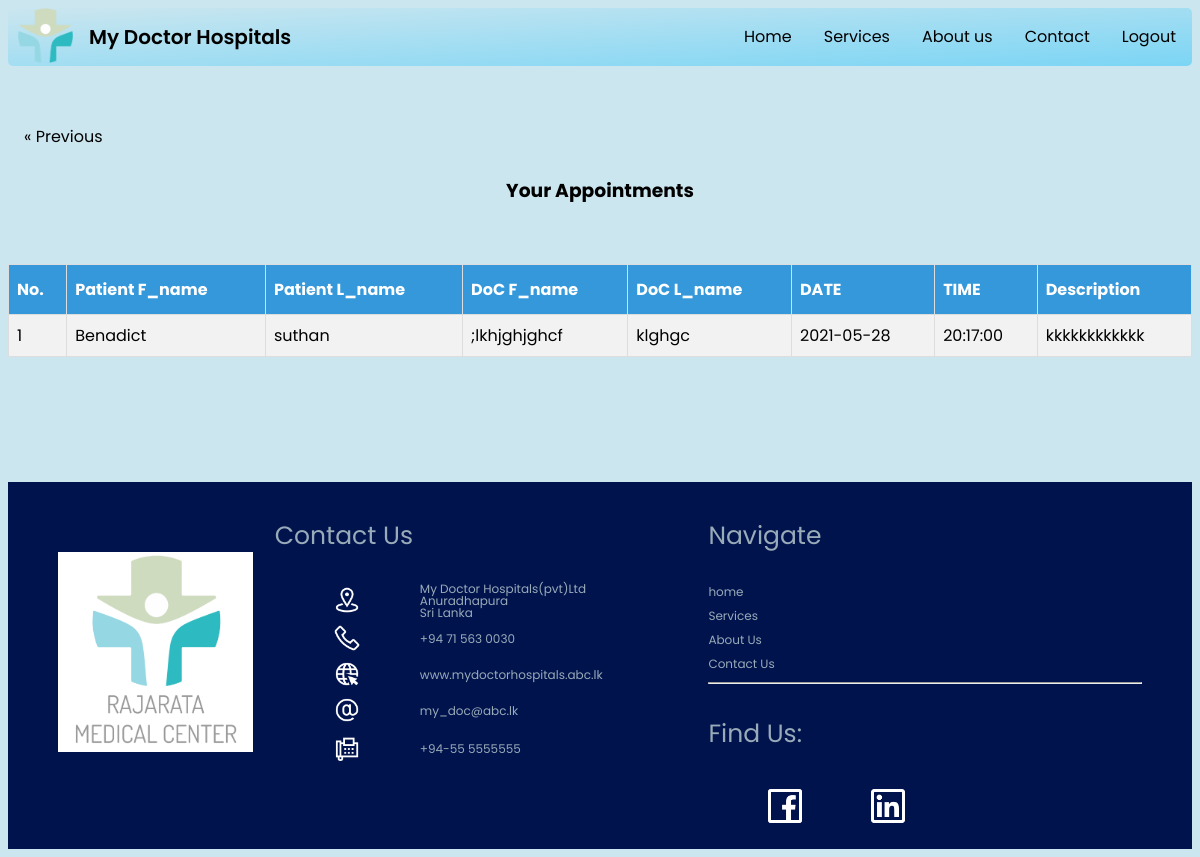
/p_view_appointments.php (signed in), run on the app's committed database.
### tables this page shows
CREATE TABLE `appointment` (
  `appointment_ID` int(10) NOT NULL,
  `date` date NOT NULL,
  `time` time NOT NULL,
  `doctor_ID` int(5) NOT NULL,
  `patient_ID` int(5) DEFAULT NULL,
  `description` text DEFAULT NULL
);

CREATE TABLE `patient` (
  `patient_ID` int(11) NOT NULL,
  `first_name` varchar(50) NOT NULL,
  `last_name` varchar(50) NOT NULL,
  `gender` varchar(6) NOT NULL,
  `DOB` date DEFAULT NULL,
  `address` varchar(100) NOT NULL,
  `description` varchar(200) NOT NULL,
  `blood_group` varchar(5) NOT NULL,
  `username` varchar(100) NOT NULL,
  `password` varchar(100) DEFAULT NULL,
  `contact_no` varchar(12) NOT NULL,
  `Email` varchar(50) NOT NULL
);

CREATE TABLE `doctor` (
  `doctor_ID` int(11) NOT NULL,
  `d_first_name` varchar(100) DEFAULT NULL,
  `d_last_name` varchar(50) DEFAULT NULL,
  `NIC` varchar(12) DEFAULT NULL,
  `gender` varchar(6) DEFAULT NULL,
  `address` varchar(200) DEFAULT NULL,
  `speciality` varchar(100) NOT NULL,
  `category` varchar(100) DEFAULT NULL,
  `username` varchar(100) NOT NULL,
  `password` varchar(100) DEFAULT NULL,
  `contact_no` varchar(10) NOT NULL,
  `Email` varchar(50) NOT NULL
);

### p_view_appointments.php (the view, shortened to what this page needs)
<?php
include "connection.php";
?>
<!DOCTYPE html>
<html>
<head>
    <link rel="stylesheet" type="text/css" href="css/index.css">
    <link rel="stylesheet" type="text/css" href="css/style.css">
    <link rel="stylesheet" type="text/css" href="css/table.css">
</head>
<body >
<ul>
    <img src="img/logo.png"alt="logo"style="width:55px;height:55px; padding-left: 10px;"align="left";>
    <li class="logo">My Doctor Hospitals
    </li>
    <li class="nav"><a href="logout.php">Logout</a></li>
    <li class="nav"><a href="contact.php">Contact</a></li>
    <li class="nav"><a href="about.php">About us</a></li>
    <li class="nav"><a href="services.php">Services</a></li>
    <li class="nav"><a href="index.php">Home</a></li>
</ul>
<br>
<br>
<div class="row">
    <div class="column left">
        <form action="p_view_appointments.php" method="POST">
            <div class="aa">
                <a href="p_dashbord.php" class="previous">&laquo; Previous</a>
            </div>
    </div>
    <div class="column right1">
        <center><h3>Your Appointments</h3>
            <?php
            $sql="SELECT patient.first_name, patient.last_name, doctor.d_first_name, doctor.d_last_name, appointment.date,
                    appointment.time, appointment.description FROM appointment INNER JOIN patient ON patient.patient_ID =
                    appointment.patient_ID INNER JOIN doctor ON doctor.doctor_ID = appointment.doctor_ID where patient.username = '{$_SESSION["username"]}' ORDER BY appointment.date";
            $res=$db->query($sql);
            if($res->num_rows>0)
            {
                echo "<table width='100%' border='1px solid #000' class='table2'>
							<tr>
							    <th>No.</th>
                                <th>Patient F_name</th>
                                <th>Patient L_name</th>
                                <th>DoC F_name</th>
                                <th>DoC L_name</th>
                                <th>DATE</th>
                                <th>TIME</th>
                                <th>Description</th>
                            </tr>
                                    ";
                $i=0;
                while($row=$res->fetch_assoc())
                {
                    $i++;
                    echo "<tr>";
                    echo "<td>{$i}</td>";
                    echo "<td>{$row["first_name"]}</td>";
                    echo "<td>{$row["last_name"]}</td>";
                    echo "<td>{$row["d_first_name"]}</td>";
                    echo "<td>{$row["d_last_name"]}</td>";
                    echo "<td>{$row["date"]}</td>";
                    echo "<td>{$row["time"]}</td>";
                    echo "<td>{$row["description"]}</td>";
                    echo "</tr>";
                }
                echo "</table>";
            }
            else
            {
                echo "<p class='error'>No Appointments Records Found</p>";
            }
            ?>
    </div>
</div>
<br><br><br><br><br>
<footer>
    <div class="row">
        <div class="column5" style="padding-top:60px;">
            <img src="img/logo.jpg" width="90%" height="200px">
        </div>
        <div class="column6">
            <p style="font-size:25px;">Contact Us</p>
            <table>
                <tr style="line-height: 1em;">
                    <td><i class="fa"><img src="icon/7.png" style="height: 30px; width: 30px;"></i></td>
                    <td>My Doctor Hospitals(pvt)Ltd<br>Anuradhapura<br>Sri Lanka</td>
                </tr>
                <tr style="line-height: 1em;">
                    <td><i class="fa"><img src="icon/6.png" style="height: 30px; width: 30px;"></i></td>
                    <td>+94 71 563 0030</td>
                </tr>
                <tr style="line-height: 1em;">
                    <td><i class="fa"><img src="icon/4.png" style="height: 30px; width: 30px;"></i></td>
                    <td><a href="#">www.mydoctorhospitals.abc.lk</a></td>
                </tr>
                <tr style="line-height: 1em;">
                    <td><i class="fa"><img src="icon/1.png" style="height: 30px; width: 30px;"></i></td>
                    <td><a href="#">my_doc@abc.lk</a></td>
                <tr>
                <tr style="line-height: 1em;">
                    <td><i class="fa"><img src="icon/3.png" style="height: 30px; width: 30px;"></i></td>
                    <td>+94-55 5555555</td>
                </tr>
            </table>
        </div>
        <div class="column7">
            <div class="row">
                <div class="links">
                    <p style="font-size:25px;">Navigate</p>
                    <a href="index.php" style="font-size: 12px; line-height: 2em;">home</a><br>
                    <a href="services.php" style="font-size: 12px; line-height: 2em;">Services</a><br>
                    <a href="about.php" style="font-size: 12px; line-height: 2em;">About Us</a><br>
                    <a href="contact.php" style="font-size: 12px; line-height: 2em;">Contact Us</a><br>
                    <hr>
                </div>
            </div>
            <div class="row">
                <div class="connect">
                    <p style="font-size:25px;">Find Us:</p>
                    <table>
                        <tr>
                            <td><a href="#"><img src="icon/2.png" style="height: 50px; width: 50px;"></a></td>
                            <td><a href="#"><img src="icon/5.png" style="height: 50px; width: 50px;"></a></td>
                        </tr>
                    </table>
                </div>
            </div>
        </div>
    </div>
</footer>
</body>
</html>

### css/style.css (style rules this page uses)
body { font-family: 'Poppins', sans-serif; background-color: #cbe6ef; overflow-x:hidden; }
ul { list-style-type: none; margin: 0; padding: 0; overflow: hidden; background-image: linear-gradient(to bottom right, #cbe6ef, #7bd5f5); border-radius: 5px; }
li { float:left; }
li a { display: block; color: #000; text-align: center; text-decoration: none; padding: 16px 16px; font-family: 'Poppins', sans-serif; }
.nav { float:right; }
.logo { font-family: 'Poppins', sans-serif; font-weight:600; font-size:20px; padding: 14px 16px; }
.column5 { float: left; width: 20%; }
.column6 { float: left; width: 40%; }
.column7 { float: left; width: 40%; text-align:left; height:80%; }
.row:after { content: ""; display: table; clear: both; }
table tr td { padding-left:50px; }
footer { background-color: #00134d; color:#99abb8; padding: 50px; padding-top:10px; padding-bottom:10px; font-size: 12px; font-family: 'Poppins', sans-serif !important; font-style: normal !important; }
.fa { padding: 5px; font-size: 30px; }
a:link { background-color: transparent; text-decoration: none; }
a { color: #99abb8; }

### css/table.css (style rules this page uses)
.table2 { margin-left:auto; margin-right:auto; margin-top:5%; border-collapse: collapse; background-color:white; }
.table2 td, .table2 th { border: 1px solid #ddd; padding: 8px; }
.table2 tr:nth-child(even) { background-color: #f2f2f2; }
.table2 th { padding-top: 12px; padding-bottom: 12px; text-align: left; background-color: #3498DB; color: white; }
.previous { background-color: #f1f1f1; color: black; }
.aa { text-decoration: none; display: inline-block; padding: 8px 16px; }

### data on the page
appointment: patient_ID.first_name "Benadict", patient_ID.last_name "suthan", doctor_ID.d_first_name ";lkhjghjghcf", doctor_ID.d_last_name "klghgc", date "2021-05-28", time "20:17:00", description "kkkkkkkkkkkk"
